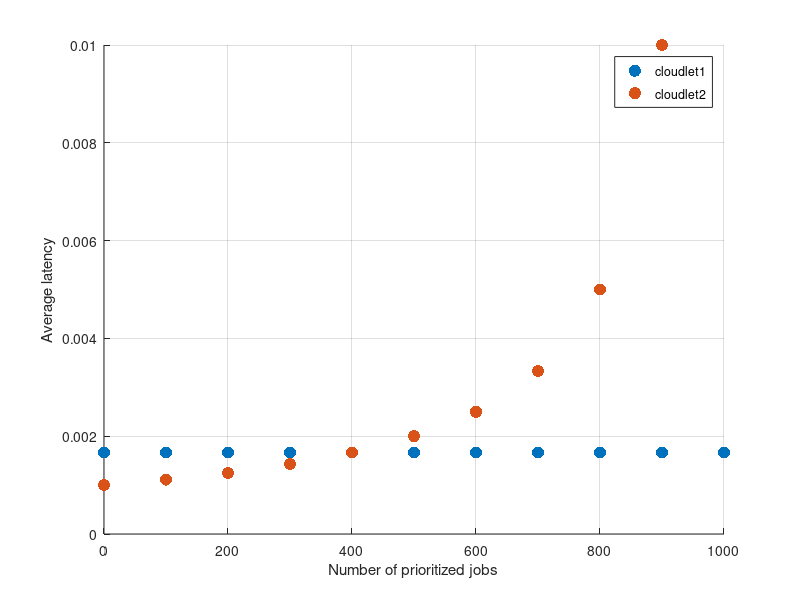

This figure's MATLAB source: (Note: this script raises an error after producing the figure.)
clc,clear;close all;

maxlambda = 11;
latency_nooffload_p = [];
latency_offload_p = [];
latency_mm1_1_p = [];
latency_mm1_2_p = [];

lambda = [400, 0];
lambda_p = [];
b = 1.0*10^-3;

lambda_offload1 = zeros(11);
lambda_nooffload1 = zeros(11);
lambda_offload2 = zeros(11);
lambda_nooffload2 = zeros(11);
lambda1 = zeros(11);
lambda2 = zeros(11);
rho1 = zeros(11);
rho2 = zeros(11);
E_nopriority1 = zeros(11);
E_nopriority2 = zeros(11);
E_offload1 = zeros(11);
E_offload2 = zeros(11);

utility1 = zeros(11);
utility2 = zeros(11);

E_mm1_1 = 0;
E_mm1_2 = 0;


varphi = linspace(0, 1, 11);
varphi_1 = 0;
varphi_2 = 0;

d_rq = 5*10^-3;

for n=1:maxlambda
    lambda(2) = 100*(n-1);
    lambda_p = [lambda_p lambda(2)];
    
    E_mm1_1 = 1/(1/b - lambda(1));
    E_mm1_2 = 1/(1/b - lambda(2));
    latency_nooffload_p = [latency_nooffload_p E_nopriority1];
    latency_mm1_1_p = [latency_mm1_1_p E_mm1_1];
    latency_mm1_2_p = [latency_mm1_2_p E_mm1_2];
end

lambda = [500, 900];
for i=1:11
    varphi_1 = varphi(i);
    for j=1:11
        varphi_2 = varphi(j);
        lambda_offload1(i,j) = varphi_1*lambda(1);
        lambda_nooffload1(i,j) = (1-varphi_1)*lambda(1);
        lambda_offload2(i,j) = varphi_2*lambda(2);
        lambda_nooffload2(i,j) = (1-varphi_2)*lambda(2);
        lambda1(i,j) = (1-varphi_1)*lambda(1) + varphi_2*lambda(2);
        lambda2(i,j) = varphi_1*lambda(1) + (1-varphi_2)*lambda(2);
        rho1(i,j) = (1-varphi_1)*lambda(1)*b + varphi_2*lambda(2)*b;
        rho2(i,j) = varphi_1*lambda(1)*b + (1-varphi_2)*lambda(2)*b;
        if rho1(i,j) >= 1 || rho2(i,j) >= 1
            lambda1(i,j) = 0;
            lambda2(i,j) = 0;
            lambda_offload1(i,j) = 0;lambda_nooffload1(i,j) = 0;
            lambda_offload2(i,j) = 0;lambda_nooffload2(i,j) = 0;
            utility1(i,j) = -1;
            utility2(i,j) = -1;
            continue;
        end
        E_nopriority1(i,j) =  1/(1/b - lambda1(i,j));
        E_nopriority2(i,j) =  1/(1/b - lambda2(i,j));
        E_offload1(i,j) = 0;
        E_offload2(i,j) = 0;
        utility1(i,j) = (-lambda_offload1(i,j) + lambda_offload2(i,j) + 0.1*lambda1(i,j))*b + 100*(lambda1(i,j)*b*(d_rq-E_nopriority1(i,j)));
        utility2(i,j) = (-lambda_offload2(i,j) + lambda_offload1(i,j) + 0.1*lambda2(i,j))*b + 100*(lambda2(i,j)*b*(d_rq-E_nopriority2(i,j)));
    end
end

utility1_latency_offload = d_rq - E_offload1;
utility1_latency_nooffload = d_rq - E_nopriority1;
utility2_latency_offload = d_rq - E_offload2;
utility2_latency_nooffload = d_rq - E_nopriority2;




f1 = figure;
f2 = figure;
f3 = figure;
f4 = figure;
f5 = figure;

 figure(f1);
 hold on
 grid on
 scatter(lambda_p, latency_mm1_1_p(1:maxlambda),75, 'filled', 'blue');
 scatter(lambda_p, latency_mm1_2_p(1:maxlambda), 75, 'filled', 'red'); 
 ylim([0 inf]);
 xlabel('Number of prioritized jobs'); ylabel('Average latency');
 l1 = legend('cloudlet1', 'cloudlet2');
 l1.FontSize = 10;
 hold off

figure(f2);
hold on
grid on
for i=1:11
    scatter3(varphi(i), varphi, utility1_latency_offload(i,:), 100, 'filled','blue');
    scatter3(varphi(i), varphi, utility1_latency_nooffload(i,:), 100, 'filled', 'red');
end
zlim([-3*10^-3 inf]);
hold off
figure(f3);
hold on
grid on
for i=1:11
    scatter3(varphi(i), varphi, utility2_latency_offload(i,:), 100, 'filled','blue');
    scatter3(varphi(i), varphi, utility2_latency_nooffload(i,:), 100, 'filled', 'red');
end
zlim([-3*10^-3 inf]);
hold off
figure(f4);
hold on
grid on
for i=1:11
    scatter3(varphi(i), varphi, lambda1(i,:), 100, 'filled','blue');
    scatter3(varphi(i), varphi, lambda2(i,:), 100, 'filled', 'red');
end
hold off
figure(f5);
hold on
grid on
for i=1:11
    scatter3(varphi(i), varphi, utility1(i,:), 100, 'filled','blue');
    scatter3(varphi(i), varphi, utility2(i,:), 100, 'filled', 'red');
end
hold off